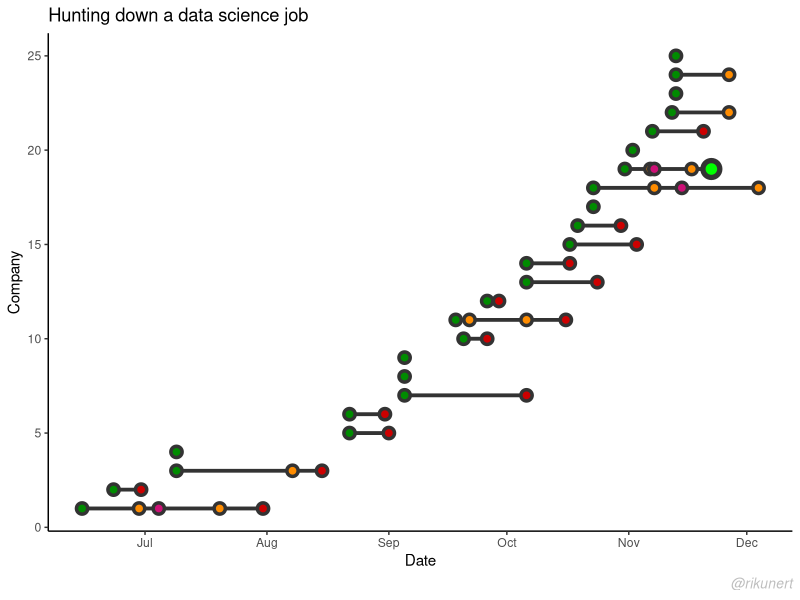
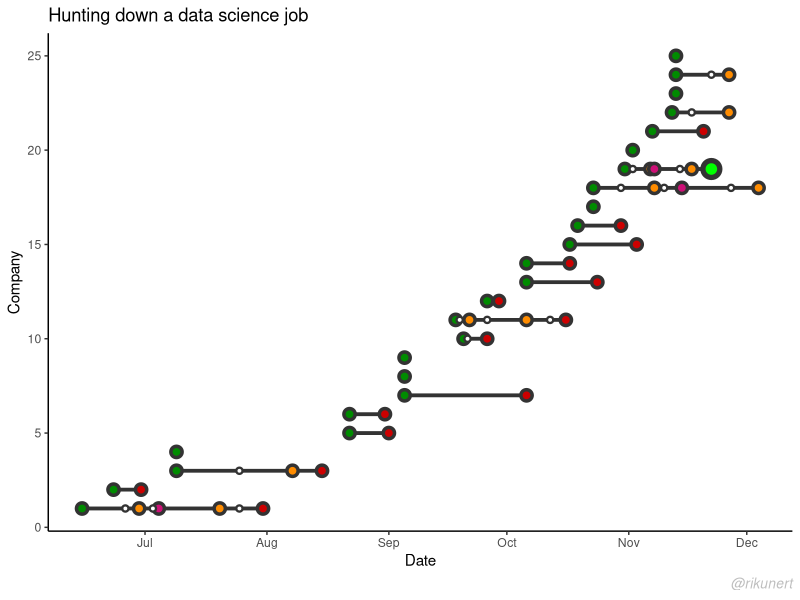
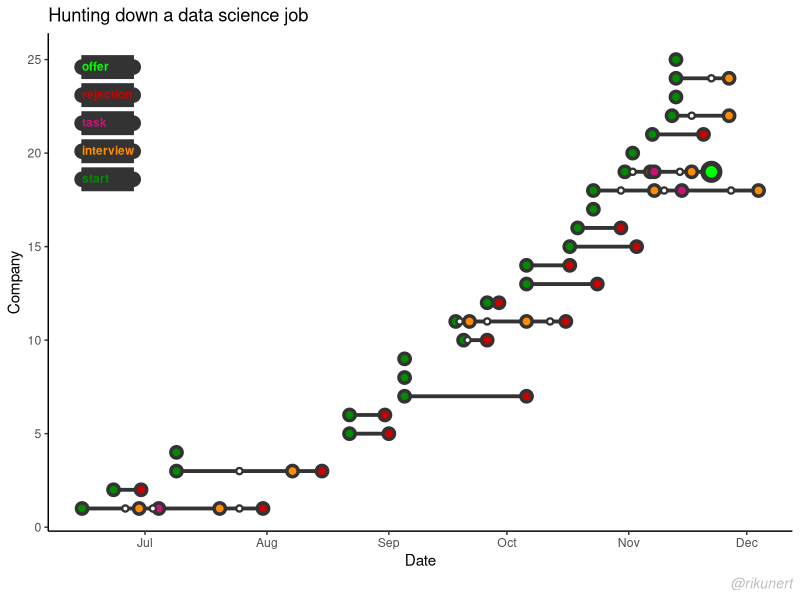
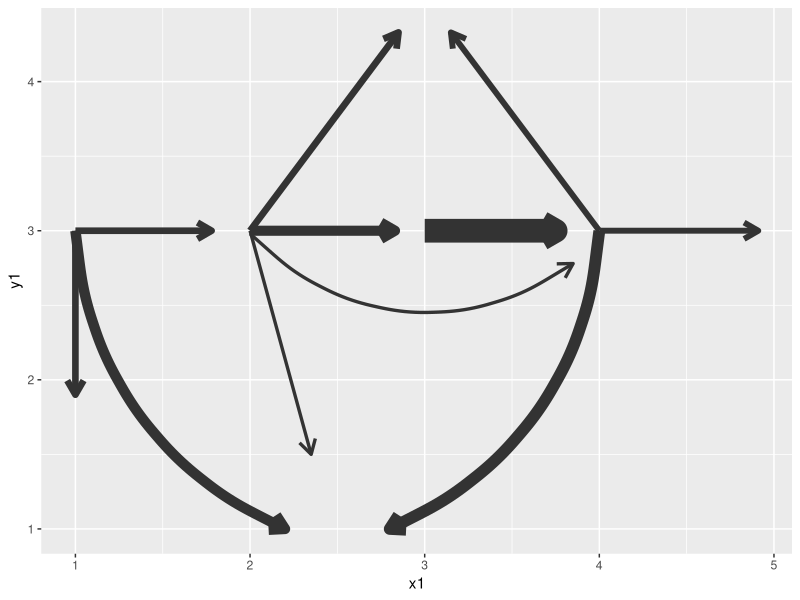
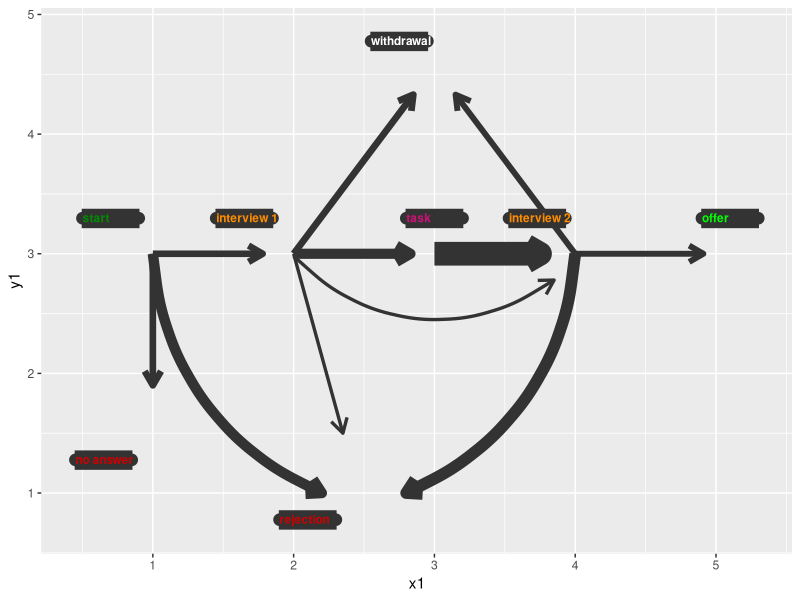
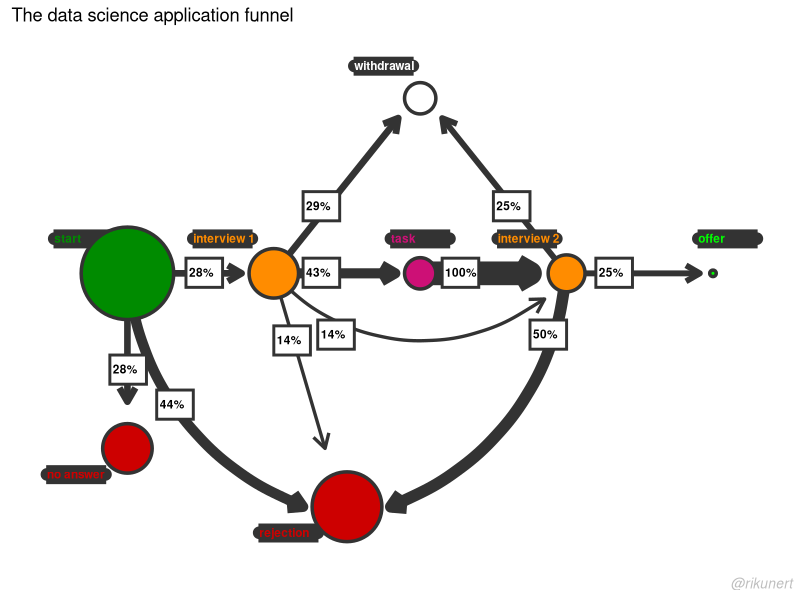
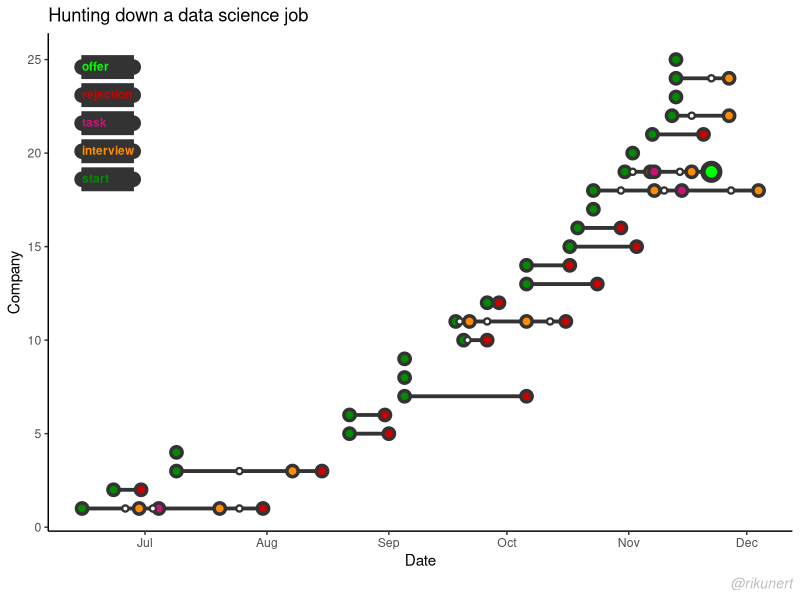
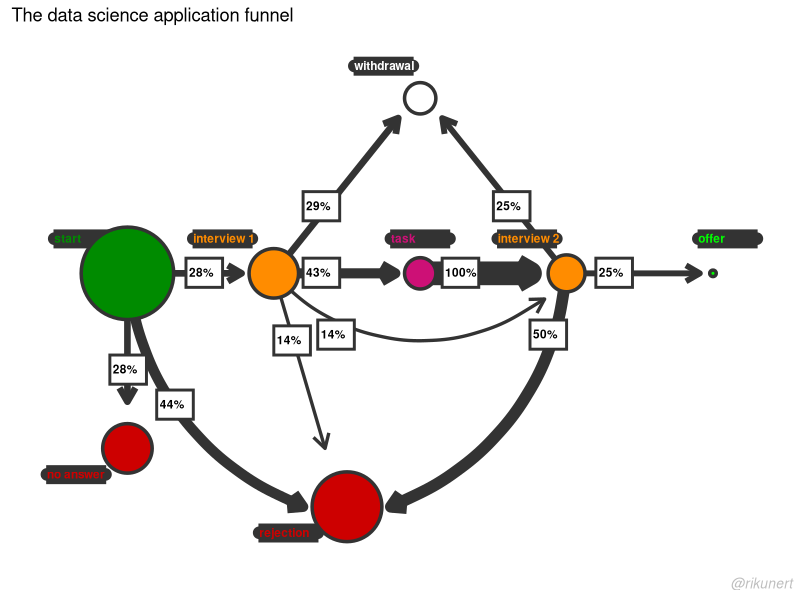

Write the R code that produced these figures, in order.
#devtools::install_github("tidyverse/ggplot2")
library(ggplot2)
Sys.setlocale('LC_TIME', 'English_United Kingdom.1252')
dat = read.table('summary.txt', header = T)

dat[, 4:14] <- as.data.frame(lapply(dat[,4:14], as.Date, format = '%d.%m.%Y'))
dat$end <- as.Date(apply(dat[, 4:14], 1, FUN=max, na.rm = T))

##############################################################################################
# TIME LINE PLOT

p_s = 2.6
p_st = 1.8

p = ggplot() +
  geom_line(data = data.frame(x = c(dat$application_start, dat$end - 1),
                              y = rep(dat$idx, 2)),
            aes(x = x, y = y, group = y),
            colour = 'grey20', size = p_s/2) +
  geom_point(data = dat, aes(x = application_start, y = idx),
             shape = 21, size = p_s, stroke = p_st, colour = 'grey20', fill = 'green4') +
  geom_point(data = dat, aes(x = rejection, y = idx),
             shape = 21, size = p_s, stroke = p_st, colour = 'grey20', fill = 'red3') +
  geom_point(data = dat, aes(x = interview_1 - 0.5, y = idx),
             shape = 21, size = p_s, stroke = p_st, colour = 'grey20', fill = 'darkorange') +
  geom_point(data = dat, aes(x = task_received + 0.5, y = idx),
             shape = 21, size = p_s, stroke = p_st, colour = 'grey20', fill = 'deeppink3') +
  geom_point(data = dat, aes(x = interview_2, y = idx),
             shape = 21, size = p_s, stroke = p_st, colour = 'grey20', fill = 'darkorange') +
  geom_point(data = dat, aes(x = job_offer, y = idx),
             shape = 21, size = p_s *1.5, stroke = p_st*1.5, colour = 'grey20', fill = 'green') +
  theme_classic() +
  theme(panel.grid.major = element_blank(), panel.grid.minor = element_blank()) +
  labs(caption = '@rikunert', x = 'Sepal length', y = 'Sepal width') +
  theme(plot.caption = element_text(size = 10, color = 'grey', face= 'italic')) +
  xlab("Date") +
  ylab('Company') +
  ggtitle("Hunting down a data science job")
p

for (i in c(5, 7, 10, 12)){  # for each reaction moment
  p = p + geom_point(data = data.frame(x = dat[, i], y = dat$idx), aes(x = x, y = y),
                     shape = 21, size = p_s/2, stroke = p_st/1.5, colour = 'grey20', fill = 'white')
}
p

legend_fun = function(p, p_text, p_col, p_y){
  p = p + 
    geom_point(data = data.frame(x = c(min(dat$application_start), min(dat$application_start) + 13),
                                 y = c(p_y + 0.6, p_y + 0.6)),
               aes(x = x, y = y), size = 4.6, colour = 'grey20') +
    annotate("rect", xmin = min(dat$application_start), xmax = min(dat$application_start) + 13,
                   ymin = p_y, ymax = p_y + 1.2, fill = 'grey20', colour = 'grey20') +
    annotate('text', x = min(dat$application_start), y = p_y + .65, label=p_text, fontface =2,
             size = 3, color = p_col, hjust = 0)
}

p = legend_fun(p, p_text = 'start', 'green4', 14 + 4)
p = legend_fun(p, p_text = 'interview', 'darkorange', 15.5 + 4)
p = legend_fun(p, p_text = 'task', 'deeppink3', 17 + 4)
p = legend_fun(p, p_text = 'rejection', 'red3', 18.5 + 4)
p = legend_fun(p, p_text = 'offer', 'green', 20 + 4)

p

ggsave('Job_appl_1.png', width = 8.21, height = 4.11, scale = 1, dpi = 1000) # 876 x 438

##############################################################################################
# TRANSITION PLOT

# Transition matrix
stateNames <- c("start","interview 1","task", "interview 2", "rejection", "offer", "no answer", "withdrawal")
m <- matrix(rep(0, length(stateNames)^2),
             nrow = length(stateNames), byrow=TRUE)
row.names(m) <- stateNames
colnames(m) <- stateNames

m['start', 'interview 1'] = sum(!is.na(dat$interview_1))/sum(!is.na(dat$application_start))
m['start', 'no answer'] = sum(dat$application_start == dat$end)/sum(!is.na(dat$application_start))
m['start', 'rejection'] = sum(is.na(dat$interview_1) & !is.na(dat$rejection))/sum(!is.na(dat$application_start))

m['interview 1', 'task'] = sum(!is.na(dat$interview_1) & !is.na(dat$task_received))/sum(!is.na(dat$interview_1))
m['interview 1', 'interview 2'] = sum(!is.na(dat$interview_1) & is.na(dat$task_received) & !is.na(dat$interview_2))/sum(!is.na(dat$interview_1))
m['interview 1', 'rejection'] = sum(!is.na(dat$interview_1) & is.na(dat$task_received) & is.na(dat$interview_2) & !is.na(dat$rejection))/sum(!is.na(dat$interview_1))
m['interview 1', 'withdrawal'] = sum(!is.na(dat$interview_1) & is.na(dat$task_received) & is.na(dat$rejection) & is.na(dat$job_offer))/sum(!is.na(dat$interview_1))

m['task', 'interview 2'] = sum(!is.na(dat$task_received) & !is.na(dat$interview_2))/sum(!is.na(dat$task_received))
m['task', 'withdrawal'] = sum(!is.na(dat$task_received) & is.na(dat$rejection) & is.na(dat$job_offer) & is.na(dat$interview_2))/sum(!is.na(dat$task_received))

m['interview 2', 'rejection'] = sum(!is.na(dat$interview_2) & !is.na(dat$rejection))/sum(!is.na(dat$interview_2))
m['interview 2', 'offer'] = sum(!is.na(dat$interview_2) & !is.na(dat$job_offer))/sum(!is.na(dat$interview_2))
m['interview 2', 'withdrawal'] = sum(!is.na(dat$interview_2) & is.na(dat$rejection) & is.na(dat$job_offer))/sum(!is.na(dat$interview_2))

m

dat_trans = data.frame(labels = c('start', 'interview 1', 'task', 'interview 2', 'offer', 'withdrawal', 'no answer', 'rejection'),
                       x = c(1, 2, 3, 4, 5, 3, 1, 2.5),
                       y = c(3, 3, 3, 3, 3, 4.5, 1.5, 1),
                       s = c(sum(!is.na(dat$application_start)), sum(!is.na(dat$interview_1)), sum(!is.na(dat$task_received)),
                             sum(!is.na(dat$interview_2)), sum(!is.na(dat$job_offer)),
                             sum(!is.na(dat$interview_1) & is.na(dat$rejection) & is.na(dat$job_offer)),
                             sum(!is.na(dat$application_start) & is.na(dat$interview_1) & is.na(dat$rejection) & is.na(dat$job_offer)),
                             sum(!is.na(dat$rejection))))
#levels(dat_trans$labels) = c('start', 'interview 1', 'task', 'interview 2', 'offer', 'withdrawal', 'no answer', 'rejection')
dat_trans

cols = c('start' = 'green4', 'interview 1' = 'darkorange', 'task' = 'deeppink3', 'interview 2' = 'darkorange',
         'offer' = 'green', 'withdrawal' = 'white', 'no answer' = 'red3', 'rejection' = 'red3')

p_s = 2.6
p_st = 1.8

p = ggplot()

# arrows
arrow_fun = function(p, x1, x2, y1, y2, s, curve = 0){
  p = p + geom_curve(data = data.frame(x1 = x1, x2 = x2, y1 = y1, y2 = y2),
                     aes(x = x1, y = y1, xend = x2, yend = y2), curvature = curve,
                     arrow = arrow(length = unit(0.03, "npc")),
                     size = s, color = 'grey20')
}
a_c = 8
p = arrow_fun(p, 1, 2 - 0.22, 3, 3, a_c * m['start', 'interview 1'])  # start -> interview 1
p = arrow_fun(p, 2, 3 - 0.17, 3, 3, a_c * m['interview 1', 'task'])  # interview 1 -> task
p = arrow_fun(p, 3, 4 - 0.25, 3, 3, a_c * m['task', 'interview 2'])  # task -> interview 2
p = arrow_fun(p, 4, 5 - 0.09, 3, 3, a_c * m['interview 2', 'offer'])  # interview 2 -> offer
p = arrow_fun(p, 2, 4-0.15, 2.98, 2.78, a_c * m['interview 1', 'interview 2'], 0.4)  # interview 1 -> interview 2
p = arrow_fun(p, 1, 1, 3, 1.9, a_c * m['start', 'no answer'])  # start -> no answer
p = arrow_fun(p, 1, 2.2, 3, 1, a_c * m['start', 'rejection'], 0.3)  # start -> rejection
p = arrow_fun(p, 2, 2.35, 3, 1.5, a_c * m['interview 1', 'rejection'], 0)  # interview 1 -> rejection
p = arrow_fun(p, 4, 2.8, 3, 1, a_c * m['interview 2', 'rejection'], -0.3)  # interview 2 -> rejection
p = arrow_fun(p, 2, 2.85, 3, 4.33, a_c * m['interview 1', 'withdrawal'], 0)  # interview 1 -> withdrawal
p = arrow_fun(p, 4, 3.15, 3, 4.33, a_c * m['interview 2', 'withdrawal'], 0)  # interview 2 -> withdrawal

p

# state labels
legend_fun2 = function(p, p_text, p_col,p_x, p_y){
  p = p + 
    geom_point(data = data.frame(x = c(p_x, p_x + 0.4),
                                 y = c(p_y + 0.077, p_y + 0.077)),
               aes(x = x, y = y), size = 3.6, colour = 'grey20') +
    annotate("rect", xmin = p_x, xmax = p_x + 0.4,
             ymin = p_y, ymax = p_y + 0.15, fill = 'grey20', colour = 'grey20') +
    annotate('text', x = p_x, y = p_y + .08, label=p_text, fontface =2,
             size = 3, color = p_col, hjust = 0)
}

p1 = legend_fun2(p, p_text = 'start', cols['start'], 0.5, 3.22)
p1 = legend_fun2(p1, p_text = 'interview 1', cols['interview 1'], 1.45, 3.22)
p1 = legend_fun2(p1, p_text = 'task', cols['task'], 2.8, 3.22)
p1 = legend_fun2(p1, p_text = 'interview 2', cols['interview 2'], 3.53, 3.22)
p1 = legend_fun2(p1, p_text = 'offer', cols['offer'], 4.9, 3.22)
p1 = legend_fun2(p1, p_text = 'no answer', cols['no answer'], 0.45, 1.2)
p1 = legend_fun2(p1, p_text = 'rejection', cols['rejection'], 1.9, 0.7)
p1 = legend_fun2(p1, p_text = 'withdrawal', cols['withdrawal'], 2.55, 4.7)

p1

# state labels
trans_legend_fun = function(p, p_text,p_x, p_y){
  p = p + 
    annotate("rect", xmin = p_x, xmax = p_x + 0.25,
             ymin = p_y-0.05, ymax = p_y + 0.2, fill = 'white', colour = 'grey20', size = 1) +
    annotate('text', x = p_x + 0.02, y = p_y + .08, label=p_text, fontface =2,
             size = 3, color = 'black', hjust = 0)
}

p2 = trans_legend_fun(p1, p_text = sprintf('%d%%', round(m['start', 'interview 1'] * 100)), 1.4, 2.93)
p2 = trans_legend_fun(p2, p_text = sprintf('%d%%', round(m['interview 1', "task"] * 100)), 2.2, 2.93)
p2 = trans_legend_fun(p2, p_text = sprintf('%d%%', round(m["task", "interview 2"] * 100)), 3.15, 2.93)
p2 = trans_legend_fun(p2, p_text = sprintf('%d%%', round(m['interview 2', "offer"] * 100)), 4.2, 2.93)
p2 = trans_legend_fun(p2, p_text = sprintf('%d%%', round(m['start', "no answer"] * 100)), 0.88, 2.1)
p2 = trans_legend_fun(p2, p_text = sprintf('%d%%', round(m['start', "rejection"] * 100)), 1.2, 1.8)
p2 = trans_legend_fun(p2, p_text = sprintf('%d%%', round(m['interview 1', "rejection"] * 100)), 2, 2.35)
p2 = trans_legend_fun(p2, p_text = sprintf('%d%%', round(m['interview 1', "interview 2"] * 100)), 2.3, 2.4)
p2 = trans_legend_fun(p2, p_text = sprintf('%d%%', round(m['interview 1', "withdrawal"] * 100)), 2.2, 3.5)
p2 = trans_legend_fun(p2, p_text = sprintf('%d%%', round(m['interview 2', "withdrawal"] * 100)), 3.5, 3.5)
p2 = trans_legend_fun(p2, p_text = sprintf('%d%%', round(m['interview 2', "rejection"] * 100)), 3.75, 2.4)

# dots and theme specs
minSize = 1
maxSize = 30
p3 = p2 + geom_point(data = dat_trans, aes(x = x, y = y, fill = labels, size = s),
           shape = 21, stroke = p_st, colour = 'grey20') +
  scale_size_continuous(range = c(minSize, maxSize)) +
  scale_fill_manual(values = cols) +
  theme_classic() +
  labs(caption = '@rikunert') +
  theme(plot.caption = element_text(size = 10, color = 'grey', face= 'italic')) +
  theme(legend.position = 'none', axis.line=element_blank(), axis.text=element_blank(),
        axis.title = element_blank(), axis.ticks = element_blank()) +
  ggtitle("The data science application funnel")

p3

ggsave('Job_appl_2.png', width = 8.21, height = 4.11, scale = 1, dpi = 1000) # 876 x 438